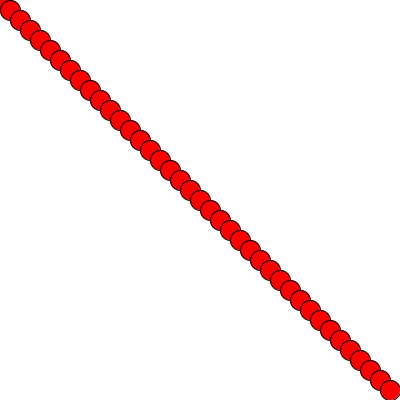
Frame 1 (no input)
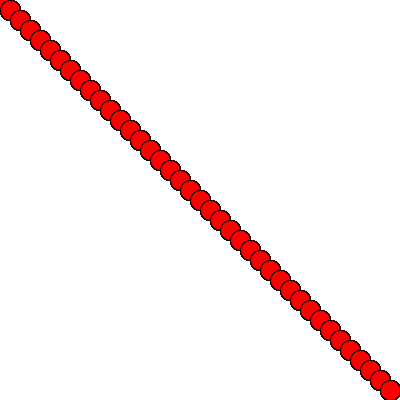
Frame 60 (the mouse pressed at the canvas centre just before this capture)
Frame 120 (the mouse held since frame 60 and released just before this capture): identical to frame 60, image omitted

The Processing sketch that drew these frames (run headless with seeded random() and noise(); from frame 60 on, the mouse is pressed at the canvas centre):

// Processing sketch: Dots
// ── Dots.pde
void setup(){
  
  size(400,400);
  background(255);
  
}

void draw(){
  
  int x = 0;
  int y = 0;
  
  while(x < width || y > height){
    
    fill(255,0,0);
    ellipse(x,y,20,20);
    x = x + 10;
    y = y + 10;
  }
}
